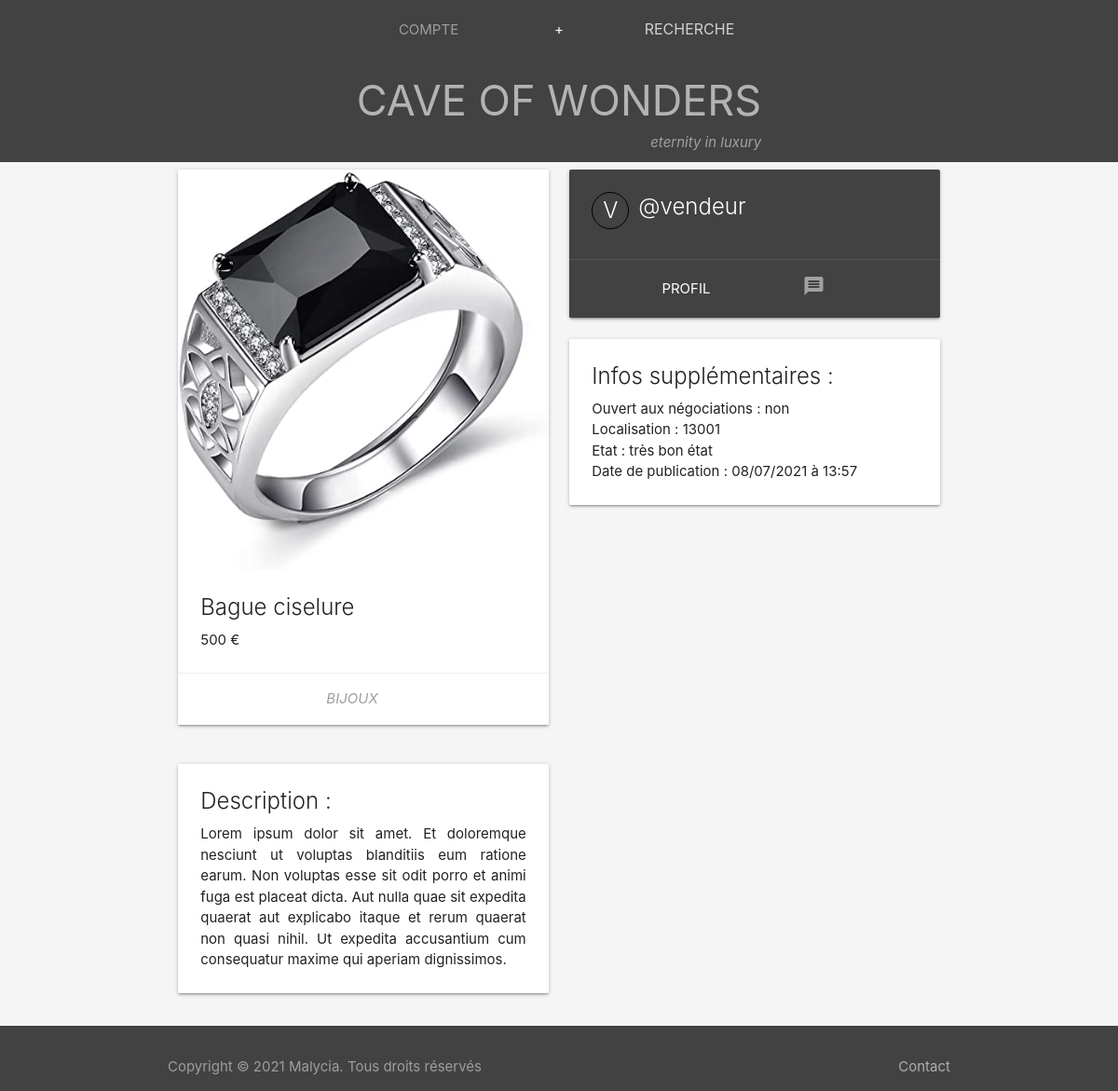
Page /article?id=2 on the committed database.
### tables this page shows
CREATE TABLE IF NOT EXISTS `article` (
  `id` int(11) NOT NULL AUTO_INCREMENT,
  `titre` varchar(255) NOT NULL,
  `description` text NOT NULL,
  `date_ajout` datetime NOT NULL DEFAULT CURRENT_TIMESTAMP,
  `date_vente` datetime DEFAULT NULL,
  `photo` varchar(255) DEFAULT NULL,
  `prix` int(20) NOT NULL,
  `etat_objet` enum('neuf','très bon état','bon état') NOT NULL,
  `signal` int(1) DEFAULT NULL,
  `id_categorie` int(1) DEFAULT NULL,
  `ouvert_negociation` enum('oui','non') NOT NULL,
  `status` enum('disponible','vendu') NOT NULL,
  `id_vendeur` int(11) NOT NULL,
  `id_acheteur` int(11) DEFAULT NULL,
  `visible` int(255) NOT NULL DEFAULT '1',
  `categorie_suggeree` varchar(255) DEFAULT NULL,
  PRIMARY KEY (`id`),
  KEY `acheteur` (`id_acheteur`),
  KEY `vendeur` (`id_vendeur`),
  KEY `id_categorie` (`id_categorie`)
);

CREATE TABLE IF NOT EXISTS `categorie` (
  `nom` varchar(255) NOT NULL,
  `id` int(11) NOT NULL AUTO_INCREMENT,
  PRIMARY KEY (`id`)
);

CREATE TABLE IF NOT EXISTS `utilisateur` (
  `id` int(11) NOT NULL AUTO_INCREMENT,
  `identifiant` varchar(255) NOT NULL,
  `mdp` varchar(255) NOT NULL,
  `mail` varchar(255) NOT NULL,
  `status` enum('client','vendeur','supprimé') NOT NULL,
  `droit` int(1) DEFAULT '0',
  `zip` int(5) NOT NULL,
  `date_inscription` datetime NOT NULL DEFAULT CURRENT_TIMESTAMP,
  `nb_articles_vendus` int(255) NOT NULL DEFAULT '0',
  PRIMARY KEY (`id`)
);

### controllers/shop/Article.php (called while the page is built, shortened)
<?php
class Article
{
    function __construct()
    {
        require_once ('views/shop/article.php');
    }
}

### index.php (called while the page is built, shortened)
<?php
$routeur = new Routeur();

### models/Database.php (called while the page is built, shortened)
<?php
class Database
{
    public function connexionDb()
    {
        try {
            $this->pdo = new pdo("mysql:dbname=lbp;host=localhost;charset=UTF8", 'root', '');
        } catch (Exception $e) {
            echo $e . "<br>";
        }
    }
}

### models/Shop.php (called while the page is built, shortened)
<?php
require_once('Database.php');
class Shop extends Database{
  function showArticle($id){
    $request = $this->pdo->prepare("SELECT * FROM `article` INNER JOIN `categorie` ON `article`.`id_categorie` = `categorie`.id INNER JOIN `utilisateur` ON utilisateur.id = article.id_vendeur WHERE article.visible = '1' AND article.id = '$id' ");
    $request->execute([$id]);
    $articleExist = $request->fetch(PDO::FETCH_ASSOC);
    return $articleExist;
  }
}

### views/shop/article.php (the view, shortened to what this page needs)
<?php
if (isset($_GET['id'])) {
    require_once('models/Shop.php');
    $model = new Shop();
    $id = htmlspecialchars($_GET['id']);
    $article = $model->showArticle($id);
}
?>
<article class="container">
    <section class="row">
        <div class="col s12 m6">
            <div class="card">
                <div class="card-image">
                    <img src="img/articles/<?= $article['photo'] ?>">
                </div>
                <div class="card-content">
                    <span class="card-title"><?= $article['titre']; ?></span>
                    <p><?= $article['prix'] ?> €</p>
                </div>
                <div class="card-action">
                    <p><em><a class="grey-text"
                              href="categorie?id=<?= $article['id_categorie'] ?>"> <?= $article['nom'] ?> </a></em></p>
                </div>
            </div>
        </div>
        <div class="col s12 m6">
            <div class="card cardVendeur grey darken-3">
                <div class="card-content white-text">
                    <span class="card-title"><span
                                class='initialIdentifiant'> <?= strtoupper($article['identifiant']['0']) ?> </span> @<?= $article['identifiant'] ?></span>
                </div>
                <div class="card-action white-text">
                    <a class="goldHover white-text" href="profilVendeur?id=<?= $article['id_vendeur'] ?>">PROFIL</a>
                    <p class="containerContactUser"><a
                                class='contactUser white-text <?php if (!isset($_SESSION['user']) or $_SESSION['user']['id'] === $article['id_vendeur']) {
                                    echo "disabled";
                                } ?> ' href='#ex1' rel='modal:open'><i class='material-icons'>message</i></a></p>
                </div>
            </div>
        </div>
        <div class="col s12 m6">
            <div class="card">
                <div class="card-content">
                    <span class="card-title">Infos supplémentaires : </span>
                    <p>Ouvert aux négociations : <?= $article['ouvert_negociation'] ?></p>
                    <p>Localisation : <?= $article['zip'] ?></p>
                    <p>Etat : <?= $article['etat_objet'] ?></p>
                    <p>Date de publication : <?= date("d/m/Y à H:i", strtotime($article['date_ajout'])) ?></p>
                </div>
            </div>
        </div>
    </section>
    <section class="row">
        <div class="col s12 m6">
            <div class="card">
                <div class="card-content">
                    <span class="card-title">Description : </span>
                    <p class="justifyText"><?= $article['description'] ?></p>
                </div>
            </div>
        </div>
    </section>
</article>

### css/style.css (style rules this page uses)
* { margin: 0; padding: 0; box-sizing: border-box; cursor: default; }
a { color: inherit; cursor: pointer; }
.disabled { pointer-events: none; opacity: 0.5; }
.transition05, .goldHover { transition: 0.5s; }
.justifyText { text-align: justify; }
body { display: flex; min-height: 100vh; flex-direction: column; justify-content: space-between; }
body, main { background-color: #f5f5f5; }
.initialIdentifiant { display: flex; align-items: center; justify-content: center; height: 40px; width: 40px; margin-right: 10px; border-radius: 50%; border: 1px solid black; transition: 0.5s; }

### css/home.css (style rules this page uses)
.cardVendeur .card-title, .cardVendeur .card-content, .card-action { display: flex !important; }
.card-action { align-items: center; justify-content: space-evenly; }

### rows in the picture
article: photo (picture), titre "Bague ciselure", prix "500", id_categorie.nom "BIJOUX", utilisateur.identifiant "V", utilisateur.identifiant "vendeur", ouvert_negociation "non", utilisateur.zip "13001", etat_objet "très bon état", date_ajout "08/07/2021 à 13:57", description "Lorem ipsum dolor sit amet. Et doloremque nesciunt ut voluptas blanditiis eum ratione earum. Non voluptas esse sit odit porro et animi fuga est placeat dicta. Aut nulla quae sit expedita quaerat aut explicabo itaque et rerum quaerat non quasi nihil. Ut expedita accusantium cum consequatur maxime qui aperiam dignissimos."
